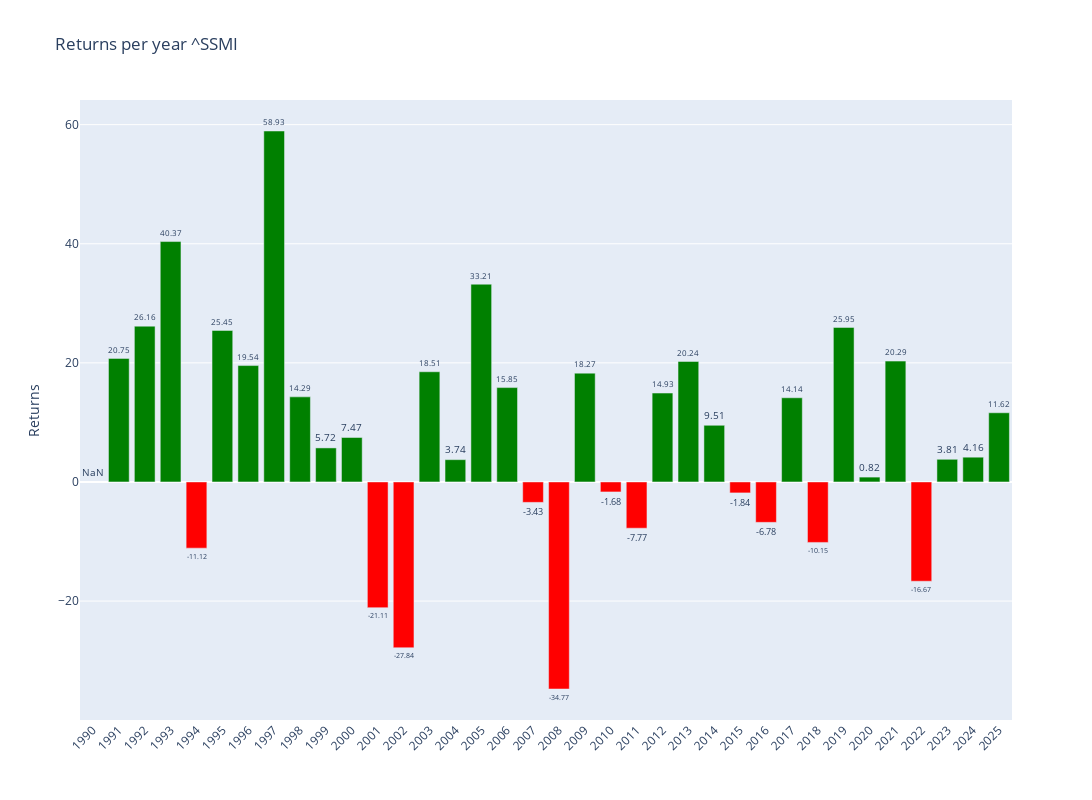

Notebook source saved alongside this figure:
### Code cell
# Plotly
fig = make_subplots()

# Add colors
colors = ['green' if x >= 0 else 'red' for x in annual_data['Return']]

# Graph (1,1)
fig.add_trace(go.Bar(y=annual_data['Return'],x=annual_data['Return'].index,text=round(annual_data['Return'],2),textposition='outside',marker_color=colors,hoverinfo='skip'),row=1,col=1)

# Update xaxis properties
fig.update_yaxes(title_text="Returns", row=1, col=1)

fig.update_layout(xaxis=dict(tickvals=annual_data.index,tickangle=-45),height=800, width=1300,title=f"Returns per year {ticker}")

fig.show()

### Figure 1 — Plotly figure (JSON) as saved in the notebook; plotly's stock layout.template omitted (floating-point values rounded to 4 significant figures)
{"data": [{"hoverinfo": "skip", "marker": {"color": ["red", "green", "green", "green", "red", "green", "green", "green", "green", "green", "green", "red", "red", "green", "green", "green", "green", "red", "red", "green", "red", "red", "green", "green", "green", "red", "red", "green", "red", "green", "green", "green", "red", "green", "green", "green"]}, "text": [NaN, 20.75, 26.16, 40.37, -11.12, 25.45, 19.54, 58.93, 14.29, 5.72, 7.47, -21.11, -27.84, 18.51, 3.74, 33.21, 15.85, -3.43, -34.77, 18.27, -1.68, -7.77, 14.93, 20.24, 9.51, -1.84, -6.78, 14.14, -10.15, 25.95, 0.82, 20.29, -16.67, 3.81, 4.16, 11.62], "textposition": "outside", "type": "bar", "x": [1990, 1991, 1992, 1993, 1994, 1995, 1996, 1997, 1998, 1999, 2000, 2001, 2002, 2003, 2004, 2005, 2006, 2007, 2008, 2009, 2010, 2011, 2012, 2013, 2014, 2015, 2016, 2017, 2018, 2019, 2020, 2021, 2022, 2023, 2024, 2025], "xaxis": "x", "y": [NaN, 20.75, 26.16, 40.37, -11.12, 25.45, 19.54, 58.93, 14.29, 5.717, 7.468, -21.11, -27.84, 18.51, 3.743, 33.21, 15.85, -3.428, -34.77, 18.27, -1.678, -7.766, 14.93, 20.24, 9.513, -1.84, -6.784, 14.14, -10.15, 25.95, 0.8154, 20.29, -16.67, 3.806, 4.158, 11.62], "yaxis": "y"}], "layout": {"height": 800, "title": {"text": "Returns per year ^SSMI"}, "width": 1300, "xaxis": {"anchor": "y", "domain": [0, 1], "tickangle": -45, "tickvals": [1990, 1991, 1992, 1993, 1994, 1995, 1996, 1997, 1998, 1999, 2000, 2001, 2002, 2003, 2004, 2005, 2006, 2007, 2008, 2009, 2010, 2011, 2012, 2013, 2014, 2015, 2016, 2017, 2018, 2019, 2020, 2021, 2022, 2023, 2024, 2025]}, "yaxis": {"anchor": "x", "domain": [0, 1], "title": {"text": "Returns"}}}}
